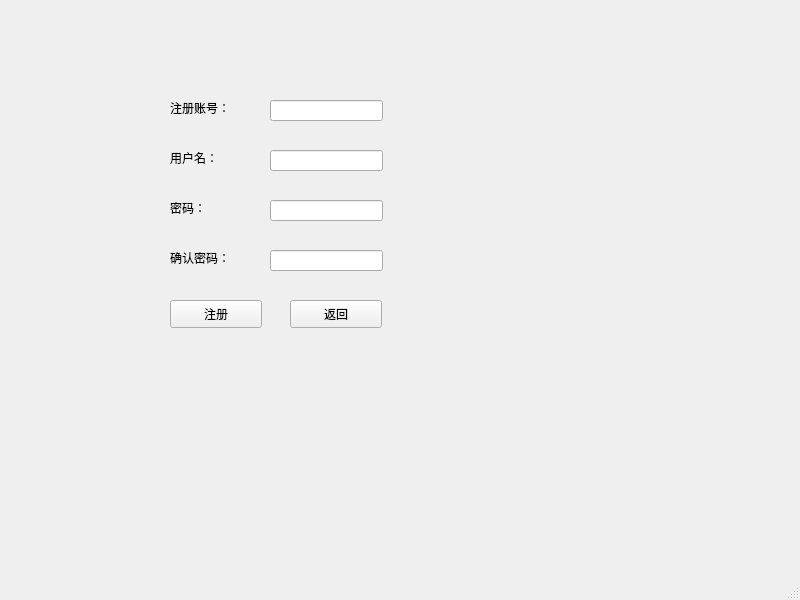
<?xml version="1.0" encoding="UTF-8"?>
<ui version="4.0">
 <class>MainWindow</class>
 <widget class="QMainWindow" name="MainWindow">
  <property name="geometry">
   <rect>
    <x>0</x>
    <y>0</y>
    <width>800</width>
    <height>600</height>
   </rect>
  </property>
  <property name="windowTitle">
   <string>MainWindow</string>
  </property>
  <widget class="QWidget" name="centralwidget">
   <widget class="QLineEdit" name="lineEdit">
    <property name="geometry">
     <rect>
      <x>270</x>
      <y>100</y>
      <width>113</width>
      <height>21</height>
     </rect>
    </property>
   </widget>
   <widget class="QLineEdit" name="lineEdit_2">
    <property name="geometry">
     <rect>
      <x>270</x>
      <y>150</y>
      <width>113</width>
      <height>21</height>
     </rect>
    </property>
   </widget>
   <widget class="QLineEdit" name="lineEdit_3">
    <property name="geometry">
     <rect>
      <x>270</x>
      <y>200</y>
      <width>113</width>
      <height>21</height>
     </rect>
    </property>
   </widget>
   <widget class="QLineEdit" name="lineEdit_4">
    <property name="geometry">
     <rect>
      <x>270</x>
      <y>250</y>
      <width>113</width>
      <height>21</height>
     </rect>
    </property>
   </widget>
   <widget class="QLabel" name="label">
    <property name="geometry">
     <rect>
      <x>170</x>
      <y>100</y>
      <width>72</width>
      <height>15</height>
     </rect>
    </property>
    <property name="text">
     <string>注册账号：</string>
    </property>
   </widget>
   <widget class="QLabel" name="label_2">
    <property name="geometry">
     <rect>
      <x>170</x>
      <y>150</y>
      <width>72</width>
      <height>15</height>
     </rect>
    </property>
    <property name="text">
     <string>用户名：</string>
    </property>
   </widget>
   <widget class="QLabel" name="label_3">
    <property name="geometry">
     <rect>
      <x>170</x>
      <y>200</y>
      <width>72</width>
      <height>15</height>
     </rect>
    </property>
    <property name="text">
     <string>密码：</string>
    </property>
   </widget>
   <widget class="QLabel" name="label_4">
    <property name="geometry">
     <rect>
      <x>170</x>
      <y>250</y>
      <width>72</width>
      <height>15</height>
     </rect>
    </property>
    <property name="text">
     <string>确认密码：</string>
    </property>
   </widget>
   <widget class="QPushButton" name="pushButton_enroll">
    <property name="geometry">
     <rect>
      <x>170</x>
      <y>300</y>
      <width>92</width>
      <height>28</height>
     </rect>
    </property>
    <property name="text">
     <string>注册</string>
    </property>
   </widget>
   <widget class="QPushButton" name="pushButton_MyReturn">
    <property name="geometry">
     <rect>
      <x>290</x>
      <y>300</y>
      <width>92</width>
      <height>28</height>
     </rect>
    </property>
    <property name="text">
     <string>返回</string>
    </property>
   </widget>
  </widget>
  <widget class="QMenuBar" name="menubar">
   <property name="geometry">
    <rect>
     <x>0</x>
     <y>0</y>
     <width>800</width>
     <height>26</height>
    </rect>
   </property>
  </widget>
  <widget class="QStatusBar" name="statusbar"/>
 </widget>
 <resources/>
 <connections/>
</ui>
